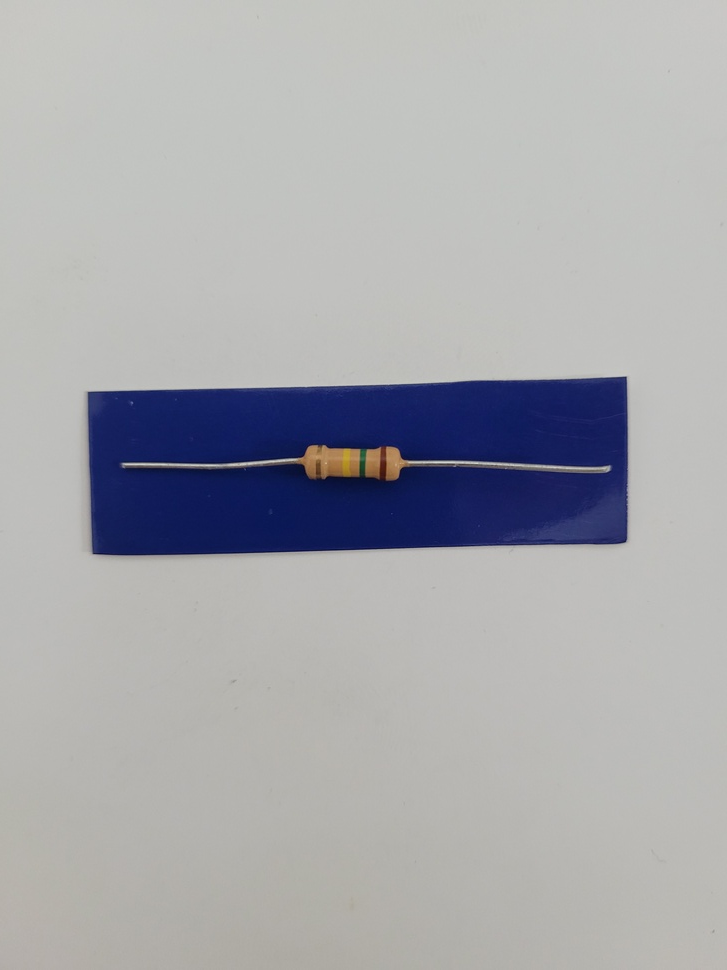
#> input picture TP2/Resistencias/R10_a.jpg, 727 x 970 px, shrunk from 3024 x 4032 before the run, found by its file name
$ python WIP_EJ2.py
#> lines starting #> are read from the running program, lines starting #| are printed output that depends on the picture; after the words box and inside, x2 and y2 are one past the last pixel; in counts of white or black regions, pixels touching at a corner belong together
import cv2
import numpy as np
import matplotlib.pyplot as plt
import imutils

# Ejecutar con imagen de prueba
ruta = 'PDI_TP/TP2/Resistencias/R10_a.jpg'
img = cv2.imread(ruta)
#> img is the input picture: shape (970, 727, 3); mean B, G, R 173.1, 169.1, 168.2

hsv = cv2.cvtColor(img, cv2.COLOR_BGR2HSV)
#> hsv: shape (970, 727, 3); mean H, S, V 40.9, 28.9, 176.9
lower_blue = np.array([105, 50, 50])
upper_blue = np.array([135, 255, 255])
mask = cv2.inRange(hsv, lower_blue, upper_blue)
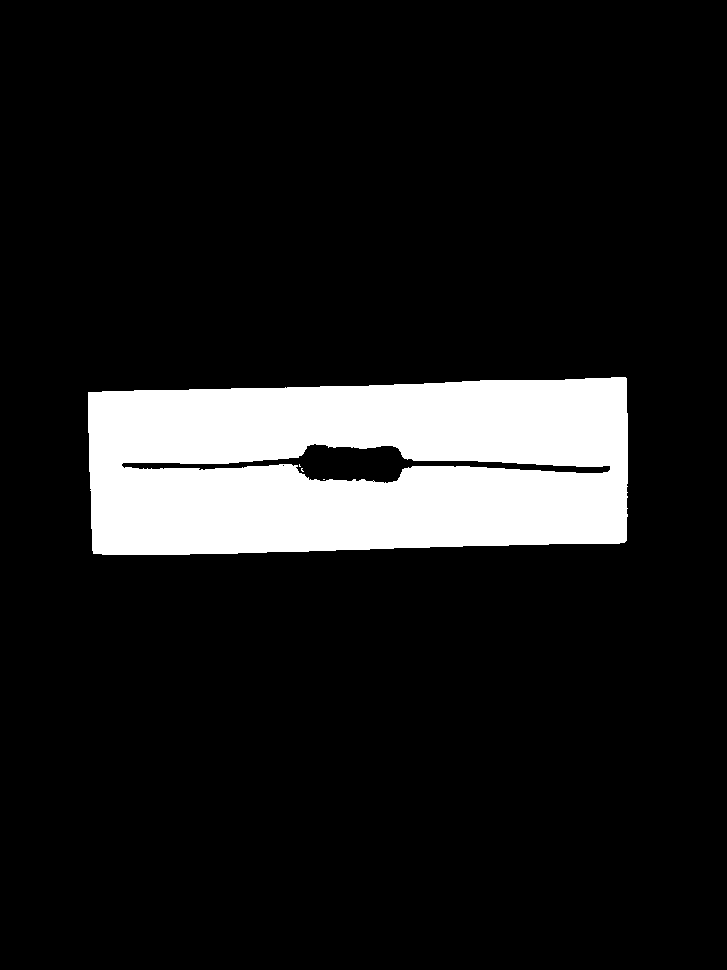
#> mask: shape (970, 727); 11.8% white; 4 white regions (3 under 20 px), largest, box (x1, y1, x2, y2) and area: (88, 377, 628, 555) 83164
mask_invertida = cv2.bitwise_not(mask)

#-------

# APERTURA
A = mask_invertida
B = cv2.getStructuringElement(cv2.MORPH_RECT, (75,75))
Aop = cv2.morphologyEx(A, cv2.MORPH_OPEN, B)
#> Aop: shape (970, 727); 87.4% white; 1 black region, box (x1, y1, x2, y2) and area: (88, 377, 628, 555) 88609

plt.imshow(cv2.cvtColor(Aop, cv2.COLOR_BGR2RGB))
plt.title("1° IMEGEN")
plt.axis("off")
plt.show()

#-------

# BORDES
f = Aop #Fe
se = cv2.getStructuringElement(cv2.MORPH_RECT,(10,10))
f_mg = cv2.morphologyEx(f, cv2.MORPH_GRADIENT, se)
#> f_mg: shape (970, 727); 1.8% white; 1 white region, box (x1, y1, x2, y2) and area: (84, 373, 633, 560) 12924


# Suponemos que f_mg es la imagen base usada para HoughLinesP
height, width = f_mg.shape[:2]

# Crear una imagen negra del mismo tamaño
line_img = np.zeros((height, width, 3), dtype=np.uint8)

lines = cv2.HoughLinesP(
    image=f_mg,
    rho=10,
    theta=np.pi / 180,
    threshold=90,
    minLineLength=150,     # ¡ajustá esto!
    maxLineGap=50         # ¡ajustá esto también!
)
#> lines = 26 rows, first 6: [84, 391, 631, 381], [98, 559, 631, 540], [628, 373, 631, 545], [92, 558, 92, 388], [168, 559, 630, 543], [365, 381, 568, 384]


# Dibujar líneas en la imagen negra
if lines is not None:
    for line in lines:
        x1, y1, x2, y2 = line[0]
        cv2.line(line_img, (x1, y1), (x2, y2), (0, 255, 0), 2)  # líneas verdes
#> this loop made 26 passes
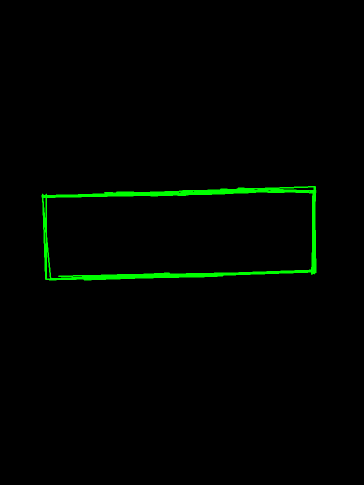
#> line_img: shape (970, 727, 3) (shown at 1/2 size); mean of channels 0, 1, 2 0, 4.2, 0; drawn as B, G, R

# Mostrar resultado
plt.figure(figsize=(10, 6))
plt.imshow(cv2.cvtColor(line_img, cv2.COLOR_BGR2RGB))
plt.title("Sólo las líneas detectadas")
plt.axis('off')
plt.show()

#print(lines)

img_height, img_width = height, width
max_side = max(img_height, img_width)

# --- Parámetro ajustable ---
border_thickness = 60  # "ancho de borde típico"

# --- Función para generar un rectángulo de influencia alrededor de una línea ---
def generate_influence_area(x1, y1, x2, y2, length_extension, thickness):
    cx, cy = (x1 + x2) / 2, (y1 + y2) / 2
    dx, dy = x2 - x1, y2 - y1
    length = np.hypot(dx, dy)
    dx /= length
    dy /= length
    perp_dx = -dy
    perp_dy = dx
    lx = dx * (length_extension / 2)
    ly = dy * (length_extension / 2)
    px = perp_dx * (thickness / 2)
    py = perp_dy * (thickness / 2)
    p1 = (cx - lx - px, cy - ly - py)
    p2 = (cx + lx - px, cy + ly - py)
    p3 = (cx + lx + px, cy + ly + py)
    p4 = (cx - lx + px, cy - ly + py)
    rect = np.array([p1, p2, p3, p4], dtype=np.float32)
    return rect

# --- Función para verificar si ambos extremos están dentro de un polígono ---
def point_in_polygon(point, polygon):
    return cv2.pointPolygonTest(polygon, point, False) >= 0

# --- Agrupar líneas ---
remaining_lines = lines.tolist()
#> remaining_lines = 26 items
grupos = []

while remaining_lines:
    seed_line = remaining_lines.pop(0)
    x1, y1, x2, y2 = seed_line[0]
    rect = generate_influence_area(x1, y1, x2, y2, max_side, border_thickness)
    grupo_actual = [seed_line]
    restantes = []
    for line in remaining_lines:
        a1, b1, a2, b2 = line[0]
        if point_in_polygon((a1, b1), rect) and point_in_polygon((a2, b2), rect):
            grupo_actual.append(line)
        else:
            restantes.append(line)
    grupos.append(grupo_actual)
    remaining_lines = restantes
#> this loop made 4 passes
#> (x1, y1, x2, y2, cx in generate_influence_area, cy in generate_influence_area, dx in generate_influence_area, dy in generate_influence_area) on passes 1 to 2: (84, 391, 631, 381, 357.5, 386, 1, -0.0183), (98, 559, 631, 540, 364.5, 549.5, 0.999, -0.0356)
#> after the loop, grupos = 4 items

# --- Visualización: cada grupo de un solo color ---
img_grouped = np.zeros((img_height, img_width, 3), dtype=np.uint8)
group_colors = [(255, 0, 0), (0, 255, 0), (0, 0, 255), (255, 255, 0),
                (0, 255, 255), (255, 0, 255), (128, 128, 0), (255, 128, 0)]

for i, grupo in enumerate(grupos):
    color = group_colors[i % len(group_colors)]
    for line in grupo:
        x1, y1, x2, y2 = line[0]
        cv2.line(img_grouped, (x1, y1), (x2, y2), color, 2)
#> this loop made 4 passes
#> color on passes 1 to 4: (255, 0, 0), (0, 255, 0), (0, 0, 255), (255, 255, 0)

plt.figure(figsize=(10, 6))
plt.imshow(cv2.cvtColor(img_grouped, cv2.COLOR_BGR2RGB))
plt.title(f"Líneas agrupadas (cada grupo un color) - Cantidad de grupos: {len(grupos)}")
plt.axis("off")
plt.show()

def encontrar_extremos_mas_separados(grupo):
    puntos = []
    for linea in grupo:
        x1, y1, x2, y2 = linea[0]  # porque cada 'linea' es [[x1, y1, x2, y2]]
        puntos.append((x1, y1))
        puntos.append((x2, y2))

    max_dist = 0
    punto1, punto2 = None, None

    for i in range(len(puntos)):
        for j in range(i + 1, len(puntos)):
            dist = np.linalg.norm(np.array(puntos[i]) - np.array(puntos[j]))
            if dist > max_dist:
                max_dist = dist
                punto1, punto2 = puntos[i], puntos[j]

    return [punto1[0], punto1[1], punto2[0], punto2[1]]

# Lista final con una sola línea representativa por grupo
grupos_unificado = []

for grupo in grupos:
    linea_unificada = encontrar_extremos_mas_separados(grupo)
    grupos_unificado.append([linea_unificada])  # se guarda con misma estructura: lista de lista
#> this loop made 4 passes
#> linea_unificada on passes 1 to 4: [631, 381, 84, 394], [631, 540, 91, 558], [628, 373, 623, 548], [85, 388, 101, 559]
#> after the loop, grupos_unificado = [[[631, 381, 84, 394]], [[631, 540, 91, 558]], [[628, 373, 623, 548]], [[85, 388, 101, 559]]]

# Visualización opcional
img_lineas = np.zeros((img.shape[0], img.shape[1], 3), dtype=np.uint8)

colores = [(255, 0, 0), (0, 255, 0), (0, 0, 255), (255, 255, 0)]  # un color por grupo

for i, linea in enumerate(grupos_unificado):
    x1, y1, x2, y2 = linea[0]
    color = colores[i % len(colores)]
    cv2.line(img_lineas, (x1, y1), (x2, y2), color, 4)
#> this loop made 4 passes
#> (x1, y1, x2, y2, color) on passes 1 to 4: (631, 381, 84, 394, (255, 0, 0)), (631, 540, 91, 558, (0, 255, 0)), (628, 373, 623, 548, (0, 0, 255)), (85, 388, 101, 559, (255, 255, 0))

plt.figure(figsize=(10, 6))
plt.imshow(cv2.cvtColor(img_lineas, cv2.COLOR_BGR2RGB))
plt.title("Líneas representativas por grupo")
plt.axis("off")
plt.show()

#------------

# --- Paso 1: calcular longitud de cada línea ---
lineas_con_longitud = []
for linea in grupos_unificado:
    x1, y1, x2, y2 = linea[0]
    longitud = np.sqrt((x2 - x1)**2 + (y2 - y1)**2)
    lineas_con_longitud.append((longitud, linea))
#> this loop made 4 passes
#> (x1, y1, x2, y2, longitud) on passes 1 to 4: (631, 381, 84, 394, 547.2), (631, 540, 91, 558, 540.3), (628, 373, 623, 548, 175.1), (85, 388, 101, 559, 171.7)
#> after the loop, lineas_con_longitud = 4 items

# Ordenar por longitud descendente
lineas_con_longitud.sort(reverse=True, key=lambda x: x[0])

# --- Paso 2: obtener las dos líneas más largas y sus puntos medios ---
linea1 = lineas_con_longitud[0][1][0]
#> linea1 = [631, 381, 84, 394]
linea2 = lineas_con_longitud[1][1][0]
#> linea2 = [631, 540, 91, 558]

# Calcular puntos medios
mx1 = (linea1[0] + linea1[2]) // 2
#> mx1 = 357
my1 = (linea1[1] + linea1[3]) // 2
#> my1 = 387
mx2 = (linea2[0] + linea2[2]) // 2
#> mx2 = 361
my2 = (linea2[1] + linea2[3]) // 2
#> my2 = 549

# Punto intermedio entre los dos puntos medios
cx = (mx1 + mx2) // 2
#> cx = 359
cy = (my1 + my2) // 2
#> cy = 468

# --- Paso 3: filtrar líneas dentro del área de influencia ---
radio = 250  # Ajustable
grupo_filtrado = []

for _, linea in lineas_con_longitud:
    x1, y1, x2, y2 = linea[0]

    dist1 = np.sqrt((x1 - cx)**2 + (y1 - cy)**2)
    dist2 = np.sqrt((x2 - cx)**2 + (y2 - cy)**2)

    # Si al menos un extremo está fuera del área circular, conservar
    if dist1 > radio or dist2 > radio:
        grupo_filtrado.append((np.sqrt((x2 - x1)**2 + (y2 - y1)**2), linea))
#> this loop made 4 passes
#> (x1, y1, x2, y2, dist1, dist2) on passes 1 to 4: (631, 381, 84, 394, 285.6, 284.8), (631, 540, 91, 558, 281.4, 282.7), (628, 373, 623, 548, 285.3, 275.9), (85, 388, 101, 559, 285.4, 273.6)
#> after the loop, grupo_filtrado = 4 items

# --- Paso 4: ordenar de nuevo y tomar las 4 más largas ---
grupo_filtrado.sort(reverse=True, key=lambda x: x[0])
grupo_final = [linea for _, linea in grupo_filtrado[:4]]
#> grupo_final has the same summary as grupos_unificado

# --- Paso 5: Visualización ---
img_lineas_f = np.zeros((img.shape[0], img.shape[1], 3), dtype=np.uint8)
#> img_lineas_f: shape (970, 727, 3); every value is 0
colores = [(255, 0, 0), (0, 255, 0), (0, 0, 255), (255, 255, 0)]

for i, linea in enumerate(grupo_final):
    x1, y1, x2, y2 = linea[0]
    color = colores[i % len(colores)]
    cv2.line(img_lineas_f, (x1, y1), (x2, y2), color, 4)

# Dibujar el círculo de influencia también (opcional)
cv2.circle(img_lineas_f, (cx, cy), radio, (255, 255, 255), 2)
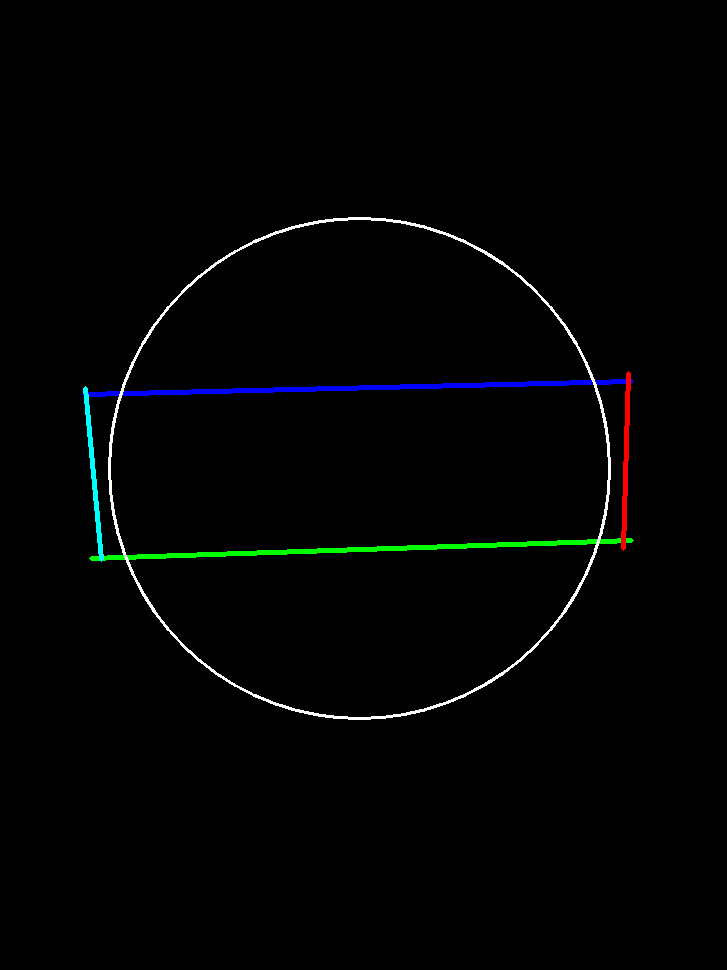
#> img_lineas_f: shape (970, 727, 3); mean B, G, R 3, 2.9, 2

plt.figure(figsize=(10, 6))
plt.imshow(cv2.cvtColor(img_lineas_f, cv2.COLOR_BGR2RGB))
plt.title("Líneas finales (con filtro de área central)")
plt.axis("off")
plt.show()

#------------

# Control de cuánto estirar en píxeles
estirar = 1000  # Ajustalo a lo que necesites

grupos_estirado = []

for linea in grupo_final:
    x1, y1, x2, y2 = linea[0]

    # Vector director de la línea
    dx = x2 - x1
    dy = y2 - y1
    longitud = np.hypot(dx, dy)

    if longitud == 0:
        # Evitar división por cero en líneas degeneradas
        grupos_estirado.append([[x1, y1, x2, y2]])
        continue

    # Vector unitario
    ux = dx / longitud
    uy = dy / longitud

    # Estirar en ambos extremos
    nuevo_x1 = int(x1 - ux * estirar)
    nuevo_y1 = int(y1 - uy * estirar)
    nuevo_x2 = int(x2 + ux * estirar)
    nuevo_y2 = int(y2 + uy * estirar)

    grupos_estirado.append([[nuevo_x1, nuevo_y1, nuevo_x2, nuevo_y2]])
#> this loop made 4 passes
#> (x1, y1, x2, y2, dx, dy, longitud, ux) on passes 1 to 4: (631, 381, 84, 394, -547, 13, 547.2, -1), (631, 540, 91, 558, -540, 18, 540.3, -0.999), (628, 373, 623, 548, -5, 175, 175.1, -0.0286), (85, 388, 101, 559, 16, 171, 171.7, 0.0932)
#> after the loop, grupos_estirado = [[[1630, 357, -915, 417]], [[1630, 506, -908, 591]], [[656, -626, 594, 1547]], [[-8, -607, 194, 1554]]]


# Crear imagen negra en color (3 canales) del mismo tamaño que la original
img_estirada = np.zeros((f_mg.shape[0], f_mg.shape[1], 3), dtype=np.uint8)

# Colores distintos para hasta 4 grupos
colores = [(255, 0, 0), (0, 255, 0), (0, 0, 255), (255, 255, 0)]

for i, linea in enumerate(grupos_estirado):
    x1, y1, x2, y2 = linea[0]  # ← Aseguramos que estamos accediendo correctamente
    color = colores[i % len(colores)]  # Aseguramos que se repitan si hay más de 4
    cv2.line(img_estirada, (x1, y1), (x2, y2), color, 3)
#> this loop made 4 passes
#> (x1, y1, x2, y2, color) on passes 1 to 4: (1630, 357, -915, 417, (255, 0, 0)), (1630, 506, -908, 591, (0, 255, 0)), (656, -626, 594, 1547, (0, 0, 255)), (-8, -607, 194, 1554, (255, 255, 0))
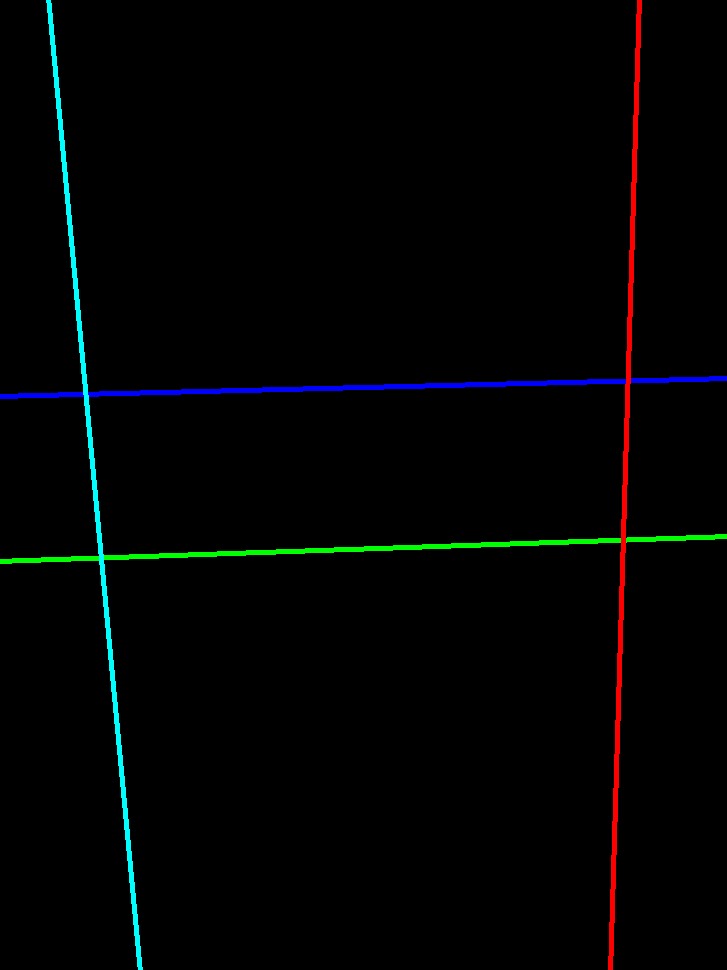
#> img_estirada: shape (970, 727, 3); mean of channels 0, 1, 2 3.1, 3.1, 1.8; drawn as B, G, R

# Mostrar con matplotlib
plt.figure(figsize=(10, 10))
plt.imshow(cv2.cvtColor(img_estirada, cv2.COLOR_BGR2RGB))  # Convertimos de BGR a RGB
plt.title("Líneas estiradas (una por grupo)")
plt.axis("off")
plt.show()

#print(grupos_estirado)


# Crear imagen negra con el mismo tamaño que la original
img_puntos = np.zeros((f_mg.shape[0], f_mg.shape[1], 3), dtype=np.uint8)

def interseccion(line1, line2):
    x1, y1, x2, y2 = line1
    x3, y3, x4, y4 = line2

    denom = (x1 - x2)*(y3 - y4) - (y1 - y2)*(x3 - x4)
    if denom == 0:
        return None  # Líneas paralelas

    px = ((x1*y2 - y1*x2)*(x3 - x4) - (x1 - x2)*(x3*y4 - y3*x4)) / denom
    py = ((x1*y2 - y1*x2)*(y3 - y4) - (y1 - y2)*(x3*y4 - y3*x4)) / denom

    return int(round(px)), int(round(py))

def distancia(p1, p2):
    return ((p1[0]-p2[0])**2 + (p1[1]-p2[1])**2) ** 0.5

# Calcular puntos únicos de intersección entre todas las líneas
puntos_interseccion = []
num_lineas = len(grupos_estirado)
#> num_lineas = 4
umbral_distancia = 5  # píxeles para considerar puntos iguales

for i in range(num_lineas):
    line_a = grupos_estirado[i][0]       # extraer primer elemento
    for j in range(i+1, num_lineas):
        line_b = grupos_estirado[j][0]
        pt = interseccion(line_a, line_b)
        if pt:
            x, y = pt
            if 0 <= x < f_mg.shape[1] and 0 <= y < f_mg.shape[0]:
                # Verificar que no esté ya en la lista (puntos cercanos)
                if not any(distancia(pt, p_exist) < umbral_distancia for p_exist in puntos_interseccion):
                    puntos_interseccion.append(pt)
#> this loop made 4 passes
#> after the loop, puntos_interseccion = [(627, 381), (86, 393), (623, 540), (101, 557)]

# Dibujar puntos en la imagen negra
for pt in puntos_interseccion:
    cv2.circle(img_puntos, pt, radius=10, color=(0, 255, 0), thickness=-1)  # verde
#> this loop made 4 passes
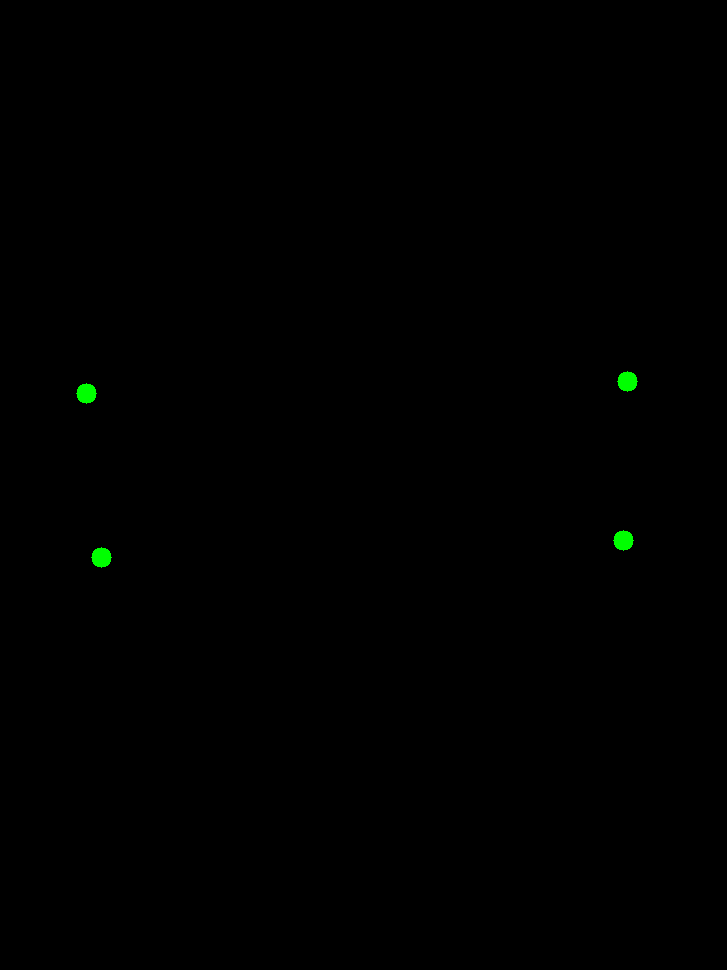
#> img_puntos: shape (970, 727, 3); mean of channels 0, 1, 2 0, 0.5, 0; drawn as B, G, R

# Mostrar con matplotlib
plt.figure(figsize=(10, 10))
plt.imshow(cv2.cvtColor(img_puntos, cv2.COLOR_BGR2RGB))
plt.title("Puntos de intersección")
plt.axis("off")
plt.show()


# Asegurarse que hay exactamente 4 puntos
if len(puntos_interseccion) != 4:
    raise ValueError("Se requieren exactamente 4 puntos para aplicar homografía.")

# Ordenar los puntos: superior izquierda, superior derecha, inferior derecha, inferior izquierda
def ordenar_puntos(puntos):
    puntos = np.array(puntos, dtype=np.float32)
#> puntos = [[627, 381], [86, 393], [623, 540], [101, 557]]

    # Ordenar por eje Y (de arriba a abajo)
    puntos_ordenados = puntos[np.argsort(puntos[:,1])]
#> puntos_ordenados = [[627, 381], [86, 393], [623, 540], [101, 557]]

    # Tomar dos de arriba y dos de abajo
    top = puntos_ordenados[:2]
#> top = [[627, 381], [86, 393]]
    bottom = puntos_ordenados[2:]
#> bottom = [[623, 540], [101, 557]]

    # Ordenar cada par por eje X
    top = top[np.argsort(top[:,0])]
#> top = [[86, 393], [627, 381]]
    bottom = bottom[np.argsort(bottom[:,0])]
#> bottom = [[101, 557], [623, 540]]

    # Resultado: [sup izq, sup der, inf der, inf izq]
    return np.array([top[0], top[1], bottom[1], bottom[0]], dtype=np.float32)

# Ordenar los puntos de intersección
pts_origen = ordenar_puntos(puntos_interseccion)
#> pts_origen = [[86, 393], [627, 381], [623, 540], [101, 557]]

# Calcular tamaño destino en función de distancias reales
width_top = np.linalg.norm(pts_origen[0] - pts_origen[1])
#> width_top = 541.1
width_bottom = np.linalg.norm(pts_origen[3] - pts_origen[2])
#> width_bottom = 522.3
height_left = np.linalg.norm(pts_origen[0] - pts_origen[3])
#> height_left = 164.7
height_right = np.linalg.norm(pts_origen[1] - pts_origen[2])
#> height_right = 159.1

width = int(max(width_top, width_bottom))
#> width = 541
height = int(max(height_left, height_right))
#> height = 164

# Puntos destino: rectángulo "plano"
pts_destino = np.array([
    [0, 0],
    [width - 1, 0],
    [width - 1, height - 1],
    [0, height - 1]
], dtype=np.float32)
#> pts_destino = [[0, 0], [540, 0], [540, 163], [0, 163]]

# Calcular la matriz de homografía
H, _ = cv2.findHomography(pts_origen, pts_destino)
#> H = [[0.884, -0.0809, -44.26], [0.0195, 0.879, -347.2], [-6.23e-05, -0.000193, 1]]

# Aplicar warp
img_estirada = cv2.warpPerspective(img, H, (width, height))
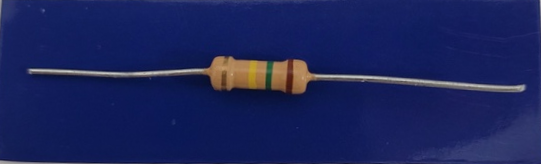
#> img_estirada: shape (164, 541, 3); mean B, G, R 90.9, 35.9, 27.3

# Mostrar resultados
plt.figure(figsize=(15, 7))

plt.subplot(1, 2, 1)
plt.imshow(cv2.cvtColor(img, cv2.COLOR_BGR2RGB))
plt.scatter(*zip(*puntos_interseccion), color='red', s=50)
plt.title("Imagen original con puntos")
plt.axis("off")

plt.subplot(1, 2, 2)
plt.imshow(cv2.cvtColor(img_estirada, cv2.COLOR_BGR2RGB))
plt.title("Imagen corregida (homografía)")
plt.axis("off")

plt.show()
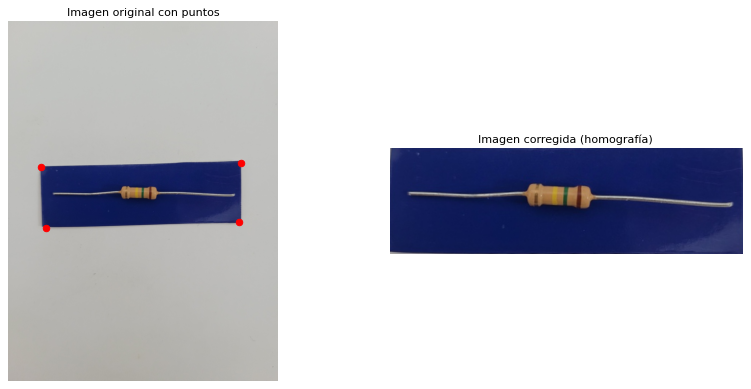
#> figure drawn by matplotlib, 2 panels

import os

# Separar base y extensión
base, ext = os.path.splitext(ruta)

# Crear nueva ruta con sufijo "_out"
ruta_salida = base + '_out' + ext

# Guardar imagen procesada
cv2.imwrite(ruta_salida, img_estirada)
